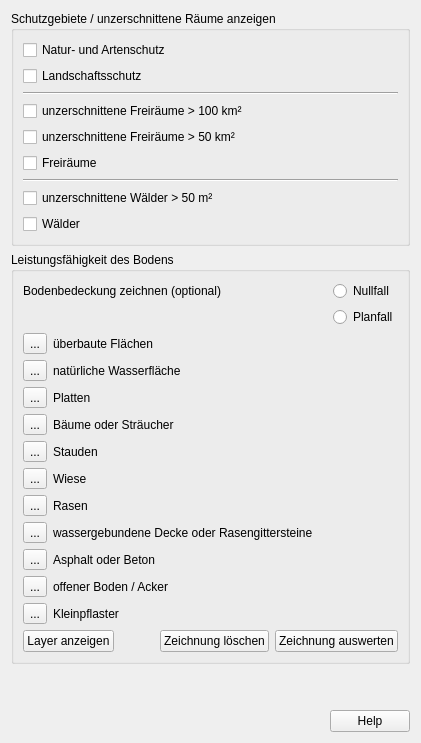
      <widget class="QWidget" name="page4">
       <attribute name="label">
        <string>Ökologie</string>
       </attribute>
       <layout class="QVBoxLayout" name="verticalLayout_4">
        <item>
         <widget class="QGroupBox" name="groupBox_5">
          <property name="title">
           <string>Schutzgebiete / unzerschnittene Räume anzeigen</string>
          </property>
          <layout class="QVBoxLayout" name="verticalLayout_5">
           <item>
            <widget class="QCheckBox" name="checkBox_8">
             <property name="text">
              <string>Natur- und Artenschutz</string>
             </property>
            </widget>
           </item>
           <item>
            <widget class="QCheckBox" name="checkBox_9">
             <property name="text">
              <string>Landschaftsschutz</string>
             </property>
            </widget>
           </item>
           <item>
            <widget class="Line" name="line_7">
             <property name="orientation">
              <enum>Qt::Horizontal</enum>
             </property>
            </widget>
           </item>
           <item>
            <widget class="QCheckBox" name="checkBox_10">
             <property name="text">
              <string>unzerschnittene Freiräume &gt; 100 km²</string>
             </property>
            </widget>
           </item>
           <item>
            <widget class="QCheckBox" name="checkBox_11">
             <property name="text">
              <string>unzerschnittene Freiräume &gt; 50 km²</string>
             </property>
            </widget>
           </item>
           <item>
            <widget class="QCheckBox" name="checkBox_12">
             <property name="text">
              <string>Freiräume</string>
             </property>
            </widget>
           </item>
           <item>
            <widget class="Line" name="line_8">
             <property name="orientation">
              <enum>Qt::Horizontal</enum>
             </property>
            </widget>
           </item>
           <item>
            <widget class="QCheckBox" name="checkBox_13">
             <property name="text">
              <string>unzerschnittene Wälder &gt; 50 m²</string>
             </property>
            </widget>
           </item>
           <item>
            <widget class="QCheckBox" name="checkBox_2">
             <property name="text">
              <string>Wälder</string>
             </property>
            </widget>
           </item>
          </layout>
         </widget>
        </item>
        <item>
         <widget class="QGroupBox" name="groupBox_6">
          <property name="title">
           <string>Leistungsfähigkeit des Bodens</string>
          </property>
          <layout class="QGridLayout" name="gridLayout_10">
           <item row="16" column="0" colspan="5">
            <layout class="QGridLayout" name="gridLayout_11">
             <item row="0" column="1">
              <spacer name="horizontalSpacer_4">
               <property name="orientation">
                <enum>Qt::Horizontal</enum>
               </property>
               <property name="sizeHint" stdset="0">
                <size>
                 <width>40</width>
                 <height>20</height>
                </size>
               </property>
              </spacer>
             </item>
             <item row="0" column="0">
              <widget class="QPushButton" name="pushButton_18">
               <property name="sizePolicy">
                <sizepolicy hsizetype="Fixed" vsizetype="Fixed">
                 <horstretch>0</horstretch>
                 <verstretch>0</verstretch>
                </sizepolicy>
               </property>
               <property name="text">
                <string>Layer anzeigen</string>
               </property>
              </widget>
             </item>
             <item row="0" column="2">
              <widget class="QPushButton" name="pushButton_17">
               <property name="sizePolicy">
                <sizepolicy hsizetype="Fixed" vsizetype="Fixed">
                 <horstretch>0</horstretch>
                 <verstretch>0</verstretch>
                </sizepolicy>
               </property>
               <property name="layoutDirection">
                <enum>Qt::LeftToRight</enum>
               </property>
               <property name="text">
                <string>Zeichnung löschen</string>
               </property>
              </widget>
             </item>
             <item row="0" column="3">
              <widget class="QPushButton" name="pushButton_16">
               <property name="sizePolicy">
                <sizepolicy hsizetype="Fixed" vsizetype="Fixed">
                 <horstretch>0</horstretch>
                 <verstretch>0</verstretch>
                </sizepolicy>
               </property>
               <property name="text">
                <string>Zeichnung auswerten</string>
               </property>
              </widget>
             </item>
            </layout>
           </item>
           <item row="10" column="1">
            <widget class="QLabel" name="label_38">
             <property name="text">
              <string>Rasen</string>
             </property>
            </widget>
           </item>
           <item row="5" column="0">
            <widget class="QToolButton" name="toolButton_14">
             <property name="text">
              <string>...</string>
             </property>
             <property name="checkable">
              <bool>true</bool>
             </property>
             <property name="autoExclusive">
              <bool>true</bool>
             </property>
            </widget>
           </item>
           <item row="6" column="0">
            <widget class="QToolButton" name="toolButton_13">
             <property name="text">
              <string>...</string>
             </property>
             <property name="checkable">
              <bool>true</bool>
             </property>
             <property name="autoExclusive">
              <bool>true</bool>
             </property>
            </widget>
           </item>
           <item row="10" column="0">
            <widget class="QToolButton" name="toolButton_10">
             <property name="text">
              <string>...</string>
             </property>
             <property name="checkable">
              <bool>true</bool>
             </property>
             <property name="autoExclusive">
              <bool>true</bool>
             </property>
            </widget>
           </item>
           <item row="2" column="1">
            <widget class="QLabel" name="label_28">
             <property name="text">
              <string>überbaute Flächen</string>
             </property>
            </widget>
           </item>
           <item row="9" column="0">
            <widget class="QToolButton" name="toolButton_11">
             <property name="text">
              <string>...</string>
             </property>
             <property name="checkable">
              <bool>true</bool>
             </property>
             <property name="autoExclusive">
              <bool>true</bool>
             </property>
            </widget>
           </item>
           <item row="11" column="0">
            <widget class="QToolButton" name="toolButton_9">
             <property name="text">
              <string>...</string>
             </property>
             <property name="checkable">
              <bool>true</bool>
             </property>
             <property name="autoExclusive">
              <bool>true</bool>
             </property>
            </widget>
           </item>
           <item row="0" column="0" colspan="2">
            <widget class="QLabel" name="label_27">
             <property name="text">
              <string>Bodenbedeckung zeichnen (optional)</string>
             </property>
            </widget>
           </item>
           <item row="9" column="1">
            <widget class="QLabel" name="label_37">
             <property name="text">
              <string>Wiese</string>
             </property>
            </widget>
           </item>
           <item row="4" column="0">
            <widget class="QToolButton" name="toolButton_15">
             <property name="text">
              <string>...</string>
             </property>
             <property name="checkable">
              <bool>true</bool>
             </property>
             <property name="autoExclusive">
              <bool>true</bool>
             </property>
            </widget>
           </item>
           <item row="8" column="0">
            <widget class="QToolButton" name="toolButton_12">
             <property name="text">
              <string>...</string>
             </property>
             <property name="checkable">
              <bool>true</bool>
             </property>
             <property name="autoExclusive">
              <bool>true</bool>
             </property>
            </widget>
           </item>
           <item row="2" column="0">
            <widget class="QToolButton" name="toolButton_16">
             <property name="text">
              <string>...</string>
             </property>
             <property name="checkable">
              <bool>true</bool>
             </property>
             <property name="autoExclusive">
              <bool>true</bool>
             </property>
            </widget>
           </item>
           <item row="11" column="1">
            <widget class="QLabel" name="label_35">
             <property name="text">
              <string>wassergebundene Decke oder Rasengittersteine</string>
             </property>
            </widget>
           </item>
           <item row="1" column="4">
            <widget class="QRadioButton" name="radioButton_2">
             <property name="sizePolicy">
              <sizepolicy hsizetype="Maximum" vsizetype="Fixed">
               <horstretch>0</horstretch>
               <verstretch>0</verstretch>
              </sizepolicy>
             </property>
             <property name="text">
              <string>Planfall</string>
             </property>
            </widget>
           </item>
           <item row="6" column="1">
            <widget class="QLabel" name="label_30">
             <property name="text">
              <string>Bäume oder Sträucher</string>
             </property>
            </widget>
           </item>
           <item row="5" column="1">
            <widget class="QLabel" name="label_31">
             <property name="text">
              <string>Platten</string>
             </property>
            </widget>
           </item>
           <item row="4" column="1">
            <widget class="QLabel" name="label_29">
             <property name="text">
              <string>natürliche Wasserfläche</string>
             </property>
            </widget>
           </item>
           <item row="8" column="1">
            <widget class="QLabel" name="label_32">
             <property name="text">
              <string>Stauden</string>
             </property>
            </widget>
           </item>
           <item row="12" column="0">
            <widget class="QToolButton" name="toolButton_8">
             <property name="text">
              <string>...</string>
             </property>
             <property name="checkable">
              <bool>true</bool>
             </property>
             <property name="autoExclusive">
              <bool>true</bool>
             </property>
            </widget>
           </item>
           <item row="13" column="0">
            <widget class="QToolButton" name="toolButton_7">
             <property name="text">
              <string>...</string>
             </property>
             <property name="checkable">
              <bool>true</bool>
             </property>
             <property name="autoExclusive">
              <bool>true</bool>
             </property>
            </widget>
           </item>
           <item row="15" column="0">
            <widget class="QToolButton" name="toolButton_6">
             <property name="text">
              <string>...</string>
             </property>
             <property name="checkable">
              <bool>true</bool>
             </property>
             <property name="autoExclusive">
              <bool>true</bool>
             </property>
            </widget>
           </item>
           <item row="13" column="1">
            <widget class="QLabel" name="label_34">
             <property name="text">
              <string>offener Boden / Acker</string>
             </property>
            </widget>
           </item>
           <item row="15" column="1">
            <widget class="QLabel" name="label_36">
             <property name="text">
              <string>Kleinpflaster</string>
             </property>
            </widget>
           </item>
           <item row="12" column="1">
            <widget class="QLabel" name="label_33">
             <property name="text">
              <string>Asphalt oder Beton</string>
             </property>
            </widget>
           </item>
           <item row="0" column="4">
            <widget class="QRadioButton" name="radioButton">
             <property name="sizePolicy">
              <sizepolicy hsizetype="Maximum" vsizetype="Fixed">
               <horstretch>0</horstretch>
               <verstretch>0</verstretch>
              </sizepolicy>
             </property>
             <property name="text">
              <string>Nullfall</string>
             </property>
            </widget>
           </item>
          </layout>
         </widget>
        </item>
        <item>
         <spacer name="verticalSpacer_4">
          <property name="orientation">
           <enum>Qt::Vertical</enum>
          </property>
          <property name="sizeHint" stdset="0">
           <size>
            <width>20</width>
            <height>40</height>
           </size>
          </property>
         </spacer>
        </item>
        <item>
         <widget class="QDialogButtonBox" name="buttonBox_5">
          <property name="sizePolicy">
           <sizepolicy hsizetype="Preferred" vsizetype="Fixed">
            <horstretch>0</horstretch>
            <verstretch>0</verstretch>
           </sizepolicy>
          </property>
          <property name="standardButtons">
           <set>QDialogButtonBox::Help</set>
          </property>
         </widget>
        </item>
       </layout>
      </widget>
